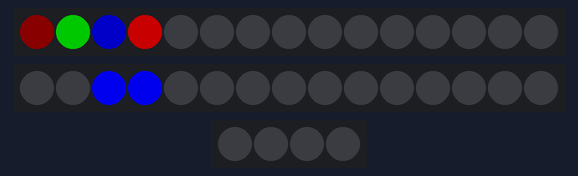
Bench run of a sketch on a simulated Arduino Uno, built with avr-gcc and run on an emulated ATmega328P. Shown: 2 × 15 RGB LEDs in strip order, left to right, 4 RGB LEDs in strip order, left to right. Dim RGB values are drawn brighter than linear.

Above: at 0.5 s.
At 2.5 s:
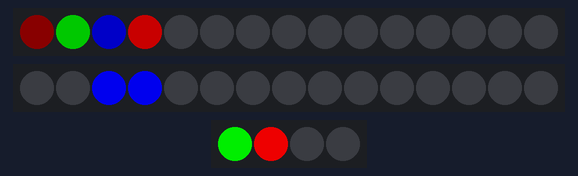

The sketch:

rgbled_modul.ino
```cpp
// (licence header left out)
#include "MeMCore.h"

MeRGBLed led1(PORT_3, SLOT1, 15);   /* parameter description: port, slot, led number */
MeRGBLed led2(PORT_3, SLOT2, 15);
MeRGBLed led(PORT_3);

int16_t bri = 0, st = 0;

void setup()
{

}

void loop()
{
    led2.setColorAt(0, 10, 0, 0);
    led2.setColorAt(1, 0, 100, 0);
    delay(200);
    led2.show();
    led2.setColorAt(2, 0, 0, 100);
    led2.setColorAt(3, 100, 0, 0);
    delay(200);
    led2.show();
    led1.setColorAt(2, 0, 0, 200);
    led1.setColorAt(3, 0, 0, 200);

  led1.show();
  led2.show();
  delay(2000);
 led.setColor(2,200,0,0);
  led.setColor(1,0,200,0);
  led.show();
  delay(200);
  led.setColor(2,200,0,0);
  led.setColor(1,0,200,0);
  led.show();
  delay(2000);


}
```

Measured:
- what the display in image 0 shows lasts 2.0 s, from 0.4 s to 2.4 s
